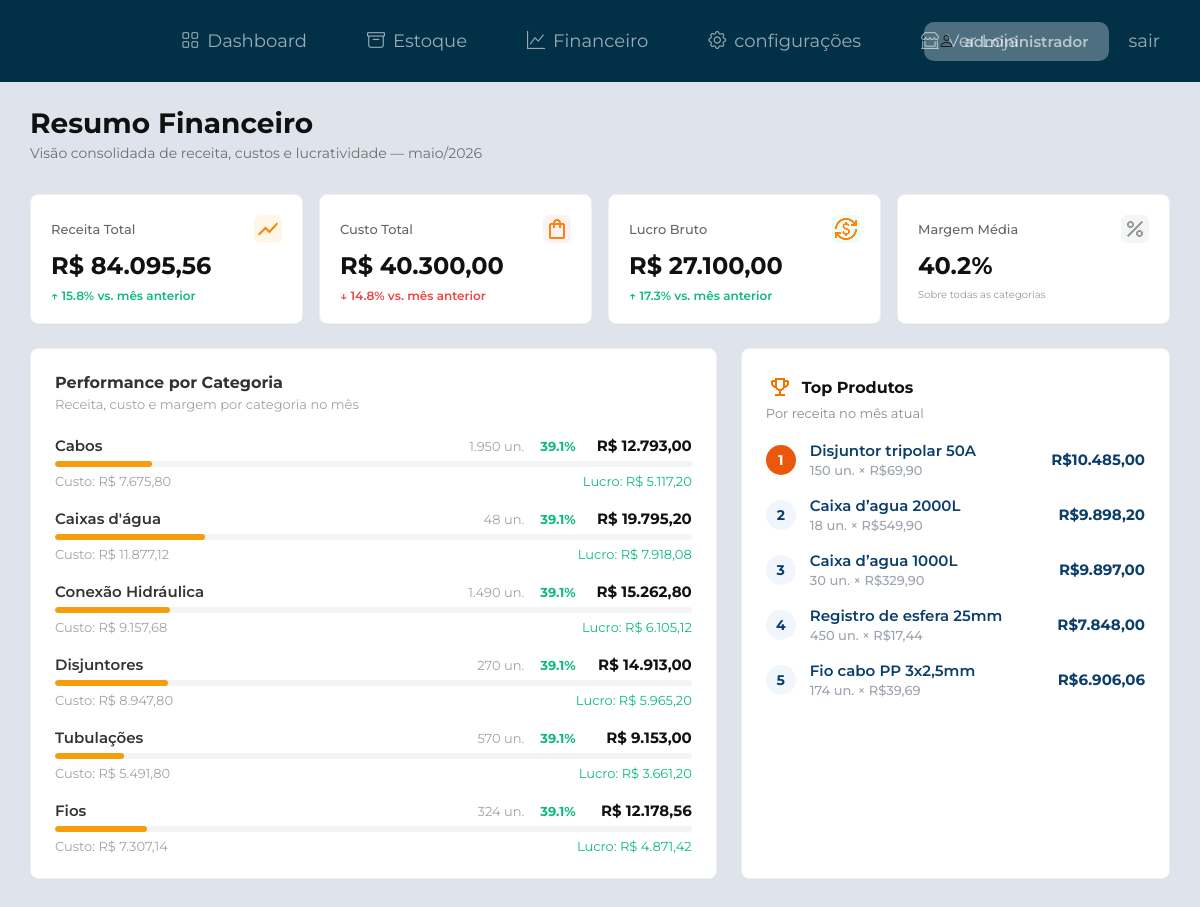
The app's page /admin/financeiro.php with its own data.
### tables this page shows
CREATE TABLE produtos(
    id_produtos INT AUTO_INCREMENT PRIMARY KEY,
    nome_produtos VARCHAR(100) NOT NULL,
    sku VARCHAR(100) NOT NULL,
    categoria_id_produtos INT,
    preco DECIMAL(10,2) NOT NULL,
    estoque INT,
    descricao TEXT,
    capa VARCHAR(500),
    data_cadastro DATETIME DEFAULT CURRENT_TIMESTAMP,
    FOREIGN KEY (categoria_id_produtos)
    REFERENCES categoria(id_categorias)
);

### CRUD/crud.php (called while the page is built, shortened)
<?php
try {
    function readAll($pdo, $table, $where = null) {
        $sql = "SELECT * FROM $table";
        $stmt = $pdo->query($sql);
        return $stmt->fetchAll(PDO::FETCH_ASSOC);
    }
} catch (PDOException $e) {
    die("Erro de conexão: " . $e->getMessage());
}

### admin/financeiro.php (the view, shortened to what this page needs)
<?php
require_once __DIR__ . '/../CRUD/crud.php';
$produtos = [];
if (isset($pdo)) {
    try {
        $produtos = readAll($pdo, 'produtos');
    } catch (Exception $e) {
        $produtos = [];
    }
}
$categorias = [
    1 => 'Fios',
    2 => 'Cabos',
    3 => 'Disjuntores',
    4 => 'Tubulações',
    5 => 'Conexão Hidráulica',
    6 => 'Caixas d\'água',
];
$valor_total_estoque = 0;
$dados_categoria = [];
$ranking_produtos = [];
if (!empty($produtos) && is_array($produtos)) {
    foreach ($produtos as $produto) {
        $qtd = isset($produto['estoque']) ? intval($produto['estoque']) : 0;
        $preco = isset($produto['preco']) ? floatval($produto['preco']) : 0;
        $categoriaId = isset($produto['categoria_id_produtos']) ? intval($produto['categoria_id_produtos']) : null;
        $categoria = $categorias[$categoriaId] ?? 'Outros';
        $valor_deste_item = $qtd * $preco;
        $valor_total_estoque += $valor_deste_item;
        if (!isset($dados_categoria[$categoria])) {
            $slug = strtolower(preg_replace('/[^a-z0-9]+/', '-', iconv('UTF-8', 'ASCII//TRANSLIT', $categoria)));
            $slug = trim($slug, '-');
            $dados_categoria[$categoria] = [
                'valor' => 0,
                'qtd_produtos' => 0,
                'qtd_unidades' => 0,
                'slug' => $slug ?: 'default'
            ];
        }
        $dados_categoria[$categoria]['valor'] += $valor_deste_item;
        $dados_categoria[$categoria]['qtd_produtos'] += 1;
        $dados_categoria[$categoria]['qtd_unidades'] += $qtd;
        $ranking_produtos[] = [
            'nome' => $produto['nome_produtos'] ?? '',
            'valor_total' => $valor_deste_item,
            'quantidade' => $qtd,
            'preco' => $preco
        ];
    }
    usort($ranking_produtos, function ($a, $b) {
        return $b['valor_total'] <=> $a['valor_total'];
    });
}
?>
<!DOCTYPE html>
<html lang="pt-BR">
<head>
    <link rel="stylesheet" href="../CSS/style_admin.css">
    <link rel="stylesheet" href="../CSS/header_admin.css">
    <link rel="stylesheet" href="https://cdn.jsdelivr.net/npm/bootstrap-icons@1.11.3/font/bootstrap-icons.min.css" />
</head>
<body>
    <?php
    require_once __DIR__ . '/../partials/header_admin.php';
    ?>
    <div class="containerFIN">
        <header class="maintitle">
            <h1>Resumo Financeiro</h1>
            <p>Visão consolidada de receita, custos e lucratividade — maio/2026</p>
        </header>
        <section class="kpi-grid">
            <div class="financeiro-card">
                <div class="card-header">
                    <h2>Receita Total</h2>
                    <span class="icon badge-receita"><img src="../assets/icons/show_chart.png"
                            alt="Ícone de gráfico"></span>
                </div>
                <p class="valor">R$ <?php echo number_format($valor_total_estoque, 2, ',', '.'); ?></p>
                <span class="mais"><?php echo '↑ 15.8% vs. mês anterior'; ?></span>
            </div>
            <div class="financeiro-card">
                <div class="card-header">
                    <h2>Custo Total</h2>
                    <span class="icon badge-custo"><img src="../assets/icons/bag.png" alt="Ícone de sacola"></span>
                </div>
                <p class="valor">R$ <?php echo number_format(40300, 2, ',', '.'); ?></p>
                <span class="menos">↓ 14.8% vs. mês anterior</span>
            </div>
            <div class="financeiro-card">
                <div class="card-header">
                    <h2>Lucro Bruto</h2>
                    <span class="icon badge-lucro"><img src="../assets/icons/moeda.png" alt="Ícone de moeda"></span>
                </div>
                <p class="valor">R$ <?php echo number_format(27100, 2, ',', '.'); ?></p>
                <span class="mais">↑ 17.3% vs. mês anterior</span>
            </div>
            <div class="financeiro-card">
                <div class="card-header">
                    <h2>Margem Média</h2>
                    <span class="icon badge-margem"><img src="../assets/icons/percent.png"
                            alt="Ícone de porcentagem"></span>
                </div>
                <p class="valor">40.2%</p>
                <span class="categoria">Sobre todas as categorias</span>
            </div>
        </section>
        <div class="conteudo">
            <div class="valor-categoria card-categorias bloco">
                <div class="card-header-cat">
                    <h3>Performance por Categoria</h3>
                    <p class="subtitulo-cat">Receita, custo e margem por categoria no mês</p>
                </div>
                <div class="categorias-list">
                    <?php foreach ($dados_categoria as $nome_cat => $dados): ?>
                        <?php
                        $porcentagem = $valor_total_estoque > 0 ? ($dados['valor'] / $valor_total_estoque) * 100 : 0;
                        $margem = "39.1%";
                        $custo = $dados['valor'] * 0.60;
                        $lucro = $dados['valor'] - $custo;
                        ?>
                        <div class="category-item">
                            <div class="item-header">
                                <span class="category-name"><?= htmlspecialchars($nome_cat) ?></span>
                                <div class="item-metrics">
                                    <span class="metrics-un"><?= number_format($dados['qtd_unidades'], 0, '', '.') ?>
                                        un.</span>
                                    <span class="metrics-margin"><?= $margem ?></span>
                                    <span class="metrics-revenue">R$
                                        <?= number_format($dados['valor'], 2, ',', '.') ?></span>
                                </div>
                            </div>
                            <div class="progress-bg">
                                <div class="progress-fill" style="width: <?= number_format($porcentagem, 1, '.', '') ?>%;">
                                </div>
                            </div>
                            <div class="item-footer">
                                <span class="metrics-cost">Custo: R$ <?= number_format($custo, 2, ',', '.') ?></span>
                                <span class="metrics-profit">Lucro: R$ <?= number_format($lucro, 2, ',', '.') ?></span>
                            </div>
                        </div>
                    <?php endforeach; ?>
                </div>
            </div>
            <section class="bloco top">
                <div class="cabecalho">
                    <h2>Top Produtos <span class="icon badge-top trophy-icon"><img src="../assets/icons/trophy.png"
                                alt="Ícone de troféu"></span></h2>
                    <p class="subtitulo">Por receita no mês atual</p>
                </div>
                <div class="top-produtos-list">
                    <?php
                    $top_5 = array_slice($ranking_produtos, 0, 5);
                    foreach ($top_5 as $index => $item):
                        $rank_class = ($index === 0) ? 'rank-first' : 'rank-other';
                        ?>
                        <div class="top-item">
                            <div class="top-item-left">
                                <div class="top-rank <?= $rank_class ?>">
                                    <?= $index + 1 ?>
                                </div>
                                <div class="top-info">
                                    <div class="top-name"> <?= htmlspecialchars($item['nome']) ?>
                                    </div>
                                    <div class="top-subtext"><?= $item['quantidade'] ?> un. &times;
                                        R$<?= number_format($item['preco'], 2, ',', '.') ?>
                                    </div>
                                </div>
                            </div>
                            <div class="top-value">R$<?= number_format($item['valor_total'], 2, ',', '.') ?>
                            </div>
                        </div>
                    <?php endforeach; ?>
                </div>
            </section>
        </div>
    </div>
</body>
</html>

### partials/header_admin.php
<header class="admin-topbar">
        <nav>
            <div class="sites">
                <a href="dashboard.php" class="<?= $pagina == 'dashboard' ? 'active' : '' ?>"><i class="bi bi-grid"></i>Dashboard</a>
                <a href="estoque.php" class="<?= $pagina == 'estoque' ? 'active' : '' ?>"><i class="bi bi-archive"></i> Estoque</a>
                <a href="financeiro.php" class="<?= $pagina == 'financeiro' ? 'active' : '' ?>"><i class="bi bi-graph-up"></i> Financeiro</a>
                <a href="configuracoes.php" class="<?= $pagina == 'configuracoes' ? 'active' : '' ?>"><i class="bi bi-gear"></i> configurações</a>
                <a href="ver_loja.php" class="<?= $pagina == 'ver_loja' ? 'active' : '' ?>"><i class="bi bi-shop-window"></i> Ver Loja</a>
            </div>
            <div class="user">
                <div class="adm">
                    <i class="bi bi-person"></i>
                    <p>admininistrador</p>
                </div>
                <a href="logout.php" class="s">sair</a>
            </div>
        </nav>
</header>

### CSS/style_admin.css (style rules this page uses)
* { box-sizing: border-box; margin: 0; padding: 0; }
body { font-family: 'Montserrat', sans-serif; background-color: #f9f9f9; color: #1a1a1a; padding: 0 30px 30px; }
.containerFIN { max-width: 1400px; margin: 0 auto; display: flex; flex-direction: column; gap: 24px; }
.maintitle { margin-bottom: 8px; }
.maintitle h1 { font-size: 28px; font-weight: 700; color: #111; margin-bottom: 4px; }
.maintitle p { font-size: 14px; color: #707070; }
.kpi-grid { display: grid; grid-template-columns: repeat(4, 1fr); gap: 16px; }
.financeiro-card { background-color: #ffffff; border: 1px solid #f0f0f0; border-radius: 8px; padding: 20px; box-shadow: 0 1px 3px rgba(0, 0, 0, 0.02); display: flex; flex-direction: column; gap: 8px; }
.card-header { display: flex; justify-content: space-between; align-items: center; }
.financeiro-card h2 { font-size: 13px; font-weight: 500; color: #666666; }
.icon { width: 28px; height: 28px; border-radius: 6px; display: flex; align-items: center; justify-content: center; font-size: 12px; }
.badge-receita { background-color: #fef6e7; color: #f5a623; }
.badge-custo { background-color: #fdf2f2; color: #e04f5f; }
.badge-lucro { background-color: #edfcf5; color: #27ae60; }
.badge-margem { background-color: #f4f5f7; color: #666; font-weight: bold; }
.valor { font-size: 24px; font-weight: 700; color: #111; }
.mais { font-size: 12px; font-weight: 600; color: #10b981; }
.menos { font-size: 12px; font-weight: 600; color: #ef4444; }
.categoria { font-size: 10px; color: #999; }
.conteudo { display: grid; grid-template-columns: 1.6fr 1fr; gap: 24px; }
.bloco { background-color: #ffffff; border: 1px solid #f0f0f0; border-radius: 8px; padding: 24px; box-shadow: 0 1px 3px rgba(0, 0, 0, 0.02); }
.cabecalho { margin-bottom: 20px; }
.cabecalho h2 { display: inline-flex; align-items: center; gap: 8px; font-size: 16px; font-weight: 700; color: #111; }
.cabecalho h2 .trophy-icon { order: -1; }
.subtitulo { font-size: 13px; color: #8c8c8c; margin-top: 2px; }
.card-header-cat { margin-bottom: 24px; }
.card-header-cat h3 { font-size: 16px; font-weight: 700; color: #333333; margin-bottom: 4px; }
.subtitulo-cat { font-size: 13px; color: #a1a1aa; }
.categorias-list { display: flex; flex-direction: column; gap: 20px; }
.category-item { display: flex; flex-direction: column; }
.category-item .item-header { display: flex; justify-content: space-between; align-items: flex-end; margin-bottom: 6px; }
.category-name { font-size: 15px; font-weight: 600; color: #333333; }
.item-metrics { display: flex; align-items: center; gap: 16px; }
.metrics-un { font-size: 13px; color: #a1a1aa; }
.metrics-margin { font-size: 13px; font-weight: 700; color: #10b981; }
.metrics-revenue { font-size: 15px; font-weight: 700; color: #111111; min-width: 100px; text-align: right; }
.category-item .progress-bg { width: 100%; height: 6px; background-color: #f4f4f5; border-radius: 4px; margin-bottom: 6px; overflow: hidden; }
.category-item .progress-fill { height: 100%; background-color: #f59e0b; border-radius: 4px; transition: width 0.5s ease-in-out; }
.category-item .item-footer { display: flex; justify-content: space-between; font-size: 13px; }
.metrics-cost { color: #a1a1aa; }
.metrics-profit { color: #10b981; }
.top-produtos-list { display: flex; flex-direction: column; gap: 18px; }
.top-item { display: flex; justify-content: space-between; align-items: center; }
.top-item-left { display: flex; align-items: center; gap: 14px; }
.top-rank { width: 30px; height: 30px; border-radius: 50%; display: flex; justify-content: center; align-items: center; font-size: 14px; font-weight: 700; }
.rank-first { background-color: #ea580c; color: #ffffff; }
.rank-other { background-color: #f0f6fc; color: #0c3e6b; }
.top-info { display: flex; flex-direction: column; gap: 2px; }
.top-name { font-size: 15px; font-weight: 600; color: #0c3e6b; }
.top-subtext { font-size: 13px; color: #9ca3af; font-weight: 500; }
.top-value { font-size: 15px; font-weight: 700; color: #0c3e6b; }

### records on screen
produtos: nome_produtos "Disjuntor tripolar 50A", estoque "150", preco "69,90", valor_total "10.485,00"
produtos: nome_produtos "Caixa d’agua 2000L", estoque "18", preco "549,90", valor_total "9.898,20"
produtos: nome_produtos "Caixa d’agua 1000L", estoque "30", preco "329,90", valor_total "9.897,00"
produtos: nome_produtos "Registro de esfera 25mm", estoque "450", preco "17,44", valor_total "7.848,00"
produtos: nome_produtos "Fio cabo PP 3x2,5mm", estoque "174", preco "39,69", valor_total "6.906,06"

### other values on screen
$valor_total_estoque "84.095,56"
40300 "40.300,00"
27100 "27.100,00"
$nome_cat "Cabos"
$dados['qtd_unidades'] "1.950"
$margem "39.1%"
$dados['valor'] "12.793,00"
$custo "7.675,80"
$lucro "5.117,20"
$nome_cat "Caixas d'água"
$dados['qtd_unidades'] "48"
$dados['valor'] "19.795,20"
$custo "11.877,12"
$lucro "7.918,08"
$nome_cat "Conexão Hidráulica"
